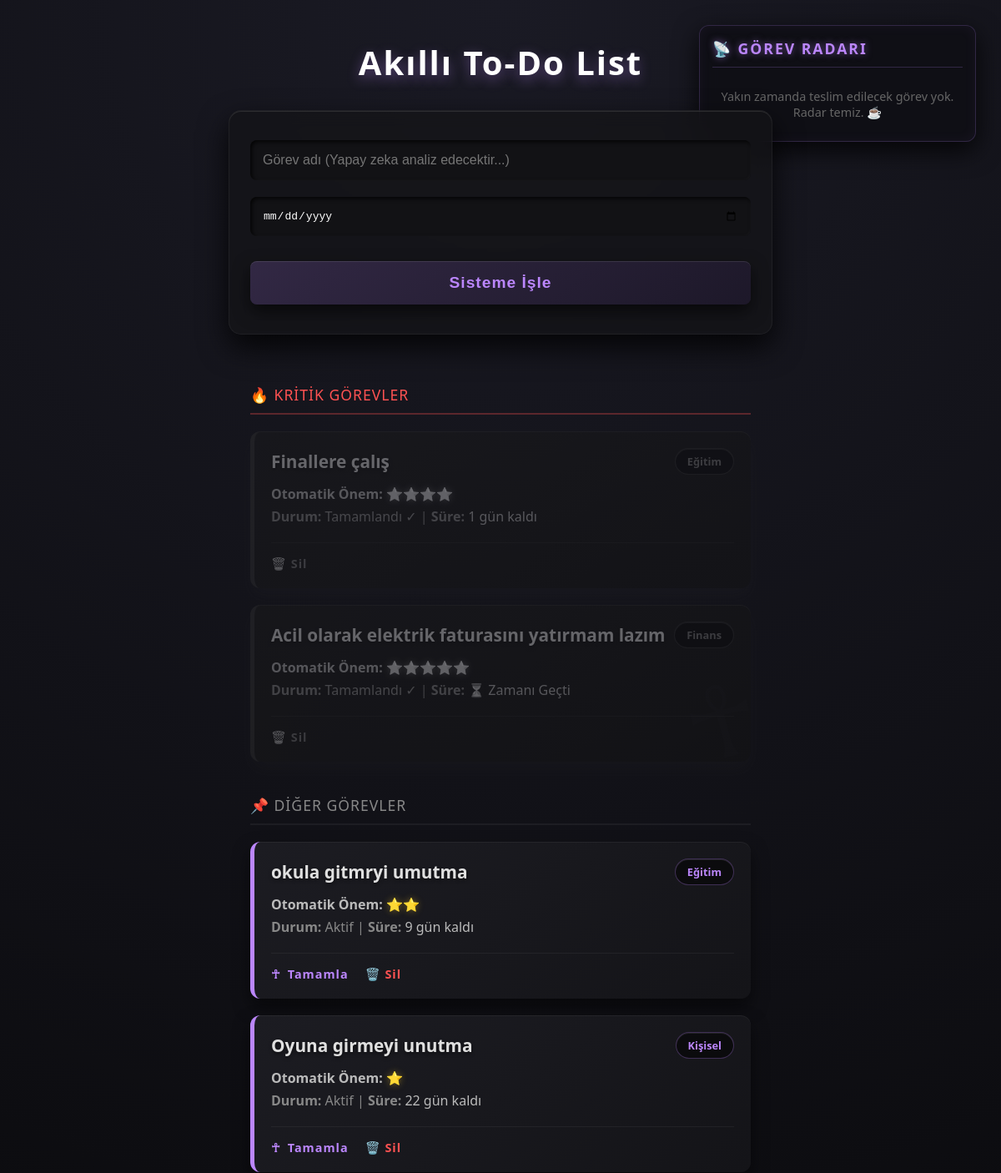
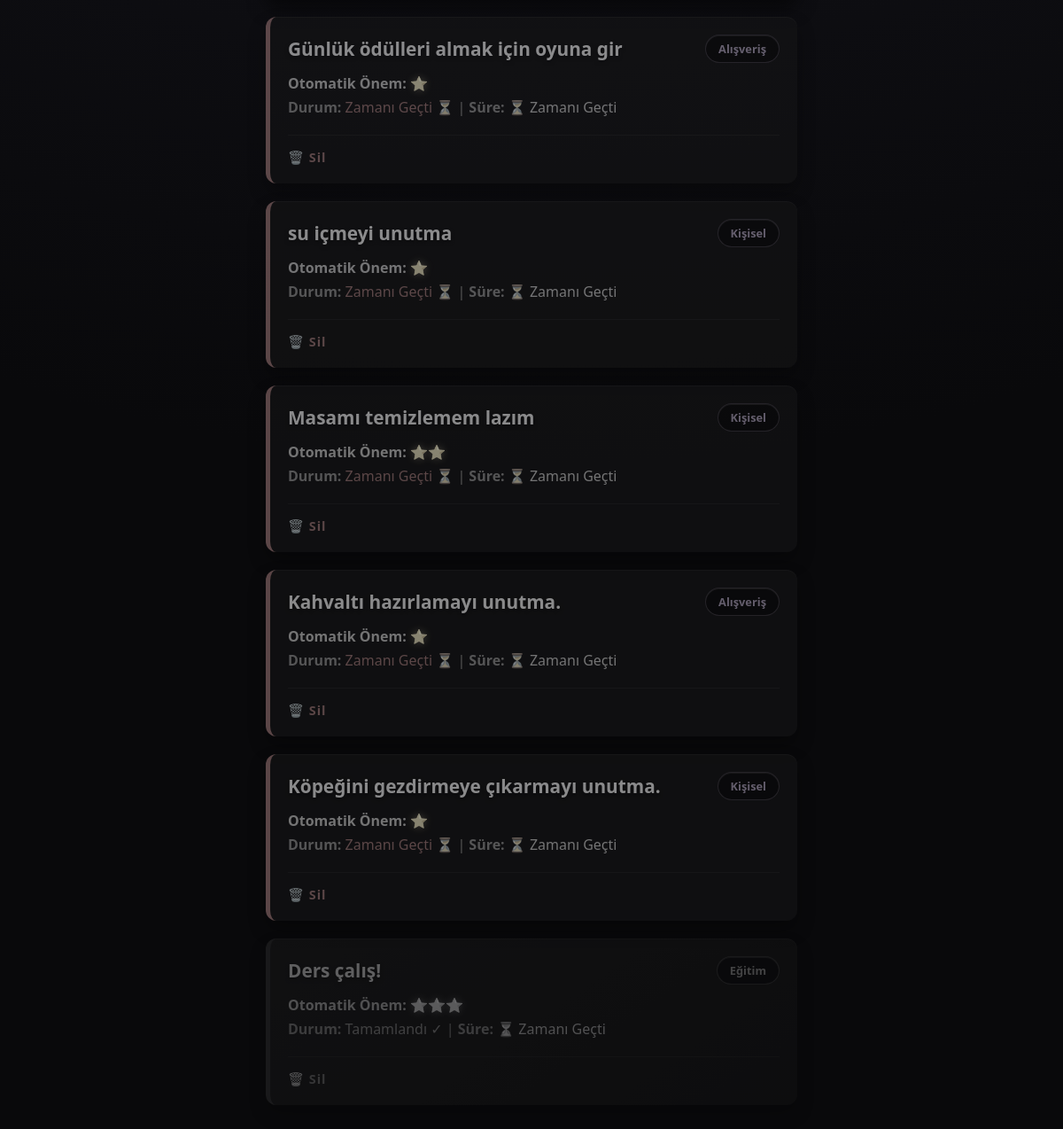
The page / on the database its author committed (2 pictures, top to bottom).
### tables this page shows
CREATE TABLE tasks
                 (id TEXT PRIMARY KEY, 
                  title TEXT, 
                  deadline TEXT, 
                  importance INTEGER, 
                  category TEXT,
                  completed BOOLEAN);

### app.py (the view)
@app.route("/")
def index():
    conn = sqlite3.connect('tasks.db')
    conn.row_factory = sqlite3.Row
    c = conn.cursor()
    c.execute("SELECT * FROM tasks")
    raw_tasks = c.fetchall()
    conn.close()
    tasks = []
    today = datetime.today().date()
    for row in raw_tasks:
        task = dict(row)
        try:
            deadline = datetime.strptime(task["deadline"], "%Y-%m-%d").date()
        except ValueError:
            deadline = datetime.strptime(task["deadline"], "%d.%m.%Y").date()
        days_left = (deadline - today).days
        if days_left < 0:
            task["days_display"] = "⏳ Zamanı Geçti"
            task["is_overdue"] = True
            task["priority"] = -100 # En alta düşmesi için negatif puan
        elif days_left == 0:
            task["days_display"] = "🚨 Bugün Doluyor!"
            task["is_overdue"] = False
            task["priority"] = task["importance"] * 2 # Bugüne özel aciliyet artışı
        else:
            task["days_display"] = f"{days_left} gün kaldı"
            task["is_overdue"] = False
            task["priority"] = round(task["importance"] / (days_left + 1), 2)
        task["days_left"] = days_left
        tasks.append(task)
    tasks.sort(key=lambda x: x["priority"], reverse=True)
    return render_template("index.html", tasks=tasks)

### templates/index.html (shortened to what this page needs)
<!DOCTYPE html>
<html lang="tr">
<head>
</head>
<body>
    <div class="radar-panel">
        <div class="radar-header">📡 GÖREV RADARI</div>
        {% set urgent_tasks = [] %}
        {% if urgent_tasks|length == 0 %}
            <div style="color: #666; text-align: center; font-size: 0.9em; padding: 10px 0;">
                Yakın zamanda teslim edilecek görev yok. Radar temiz. ☕
            </div>
        {% endif %}
    </div>
    <h1>Akıllı To-Do List</h1>
    <div class="form-container">
        <form action="/add" method="post">
            <input type="text" name="title" placeholder="Görev adı (Yapay zeka analiz edecektir...)" required>
            <input type="date" name="deadline" required>
            <button type="submit">Sisteme İşle</button>
        </form>
    </div>
    <div class="section-title critical">
        🔥 KRİTİK GÖREVLER
    </div>
    <div class="task-list">
        {% for task in tasks %}
            {% if task.importance >= 4 %}
                <div class="task-card high-priority {% if task.completed %}completed{% elif task.is_overdue %}overdue{% endif %}">
                    {% if task.importance == 5 %}
                        <div class="ankh-watermark">☥</div>
                    {% endif %}
                    <div class="task-content">
                        <div class="task-header">
                            <h3>{{ task.title }}</h3>
                            <span class="category-badge">{{ task.category }}</span>
                        </div>
                        <p style="margin: 5px 0; color: #bbb;">
                            <strong>Otomatik Önem:</strong>
                            <span class="importance-stars">{% for i in range(task.importance) %}⭐{% endfor %}</span>
                        </p>
                        <p style="margin: 5px 0; color: #888;">
                            <strong>Durum:</strong>
                            {% if task.completed %}
                                <span style="color: #4CAF50;">Tamamlandı ✓</span>
                            {% elif task.is_overdue %}
                                <span style="color: #ff5252;">Zamanı Geçti ⏳</span>
                            {% else %}
                                Aktif
                            {% endif %}
                            | <strong>Süre:</strong> <span style="color: #bbb;">{{ task.days_display }}</span>
                        </p>
                        <div class="action-links">
                            <a href="/delete/{{ task.id }}" class="delete">🗑️ Sil</a>
                        </div>
                    </div>
                </div>
            {% endif %}
        {% endfor %}
    </div>
    <div class="section-title">
        📌 DİĞER GÖREVLER
    </div>
    <div class="task-list">
        {% for task in tasks %}
            {% if task.importance < 4 %}
                <div class="task-card {% if task.completed %}completed{% elif task.is_overdue %}overdue{% endif %}">
                    <div class="task-content">
                        <div class="task-header">
                            <h3>{{ task.title }}</h3>
                            <span class="category-badge">{{ task.category }}</span>
                        </div>
                        <p style="margin: 5px 0; color: #bbb;">
                            <strong>Otomatik Önem:</strong>
                            <span class="importance-stars">{% for i in range(task.importance) %}⭐{% endfor %}</span>
                        </p>
                        <p style="margin: 5px 0; color: #888;">
                            <strong>Durum:</strong>
                            {% if task.completed %}
                                <span style="color: #4CAF50;">Tamamlandı ✓</span>
                            {% elif task.is_overdue %}
                                <span style="color: #ff5252;">Zamanı Geçti ⏳</span>
                            {% else %}
                                Aktif
                            {% endif %}
                            | <strong>Süre:</strong> <span style="color: #bbb;">{{ task.days_display }}</span>
                        </p>
                        <div class="action-links">
                            {% if not task.completed and not task.is_overdue %}
                                <a href="/complete/{{ task.id }}"><span>☥</span> Tamamla</a>
                            {% endif %}
                            <a href="/delete/{{ task.id }}" class="delete">🗑️ Sil</a>
                        </div>
                    </div>
                </div>
            {% endif %}
        {% endfor %}
    </div>
</body>
</html>

### templates/index.html (style rules this page uses)
body { background-color: #09090b; background-image: radial-gradient(circle at 50% 0%, #1a1a24 0%, #09090b 70%); color: #e0e0e0; font-family: 'Segoe UI', Tahoma, Geneva, Verdana, sans-serif; margin: 0; padding: 20px; display: flex; flex-direction: column; align-items: center; min-height: 100vh; position: relative; }
h1 { color: #ffffff; text-shadow: 0 5px 15px rgba(187, 134, 252, 0.4); letter-spacing: 2px; font-size: 2.5em; margin-bottom: 30px; }
.form-container { background: rgba(20, 20, 24, 0.7); backdrop-filter: blur(10px); padding: 25px; border-radius: 15px; border: 1px solid rgba(255, 255, 255, 0.05); box-shadow: 0 15px 35px rgba(0,0,0,0.8), inset 0 1px 0 rgba(255,255,255,0.1); margin-bottom: 40px; width: 100%; max-width: 600px; }
input, button { width: 100%; padding: 15px; margin: 10px 0; border: none; border-radius: 8px; box-sizing: border-box; background-color: #121215; color: #fff; box-shadow: inset 2px 2px 5px rgba(0,0,0,0.8), inset -1px -1px 2px rgba(255,255,255,0.03); outline: none; font-size: 1em; transition: 0.3s; }
button { background: linear-gradient(145deg, #322844, #1d1829); box-shadow: 0 8px 20px rgba(0,0,0,0.6), inset 0 1px 0 rgba(255,255,255,0.1); color: #bb86fc; cursor: pointer; font-size: 1.2em; font-weight: bold; letter-spacing: 1px; margin-top: 20px; }
.radar-panel { background: rgba(15, 15, 20, 0.85); backdrop-filter: blur(15px); border: 1px solid rgba(187, 134, 252, 0.2); border-radius: 12px; padding: 15px; width: 300px; box-shadow: 0 10px 30px rgba(0,0,0,0.8), inset 0 0 15px rgba(187, 134, 252, 0.05); }
@media (min-width: 1050px) { .radar-panel { position: fixed; top: 30px; right: 30px; } }
.radar-header { color: #bb86fc; font-size: 1.1em; font-weight: bold; letter-spacing: 2px; border-bottom: 1px solid rgba(187, 134, 252, 0.2); padding-bottom: 10px; margin-bottom: 15px; display: flex; align-items: center; gap: 8px; text-shadow: 0 0 8px rgba(187, 134, 252, 0.5); }
.section-title { width: 100%; max-width: 600px; border-bottom: 2px solid rgba(255,255,255,0.05); padding-bottom: 10px; margin-top: 20px; margin-bottom: 20px; color: #888; font-size: 1.1em; letter-spacing: 1px; display: flex; align-items: center; gap: 10px; }
.section-title.critical { color: #ff5252; border-bottom-color: rgba(255, 82, 82, 0.3); }
.task-list { width: 100%; max-width: 600px; }
.task-card { background: linear-gradient(145deg, #1c1c22, #141418); padding: 20px; border-radius: 12px; margin-bottom: 20px; box-shadow: 0 10px 20px rgba(0,0,0,0.5), inset 0 1px 0 rgba(255,255,255,0.05); border-left: 5px solid #bb86fc; position: relative; overflow: hidden; transition: all 0.3s cubic-bezier(0.25, 0.8, 0.25, 1); }
.task-card.high-priority { border-left-color: #ff5252; box-shadow: 0 10px 20px rgba(255, 82, 82, 0.1), inset 0 1px 0 rgba(255, 82, 82, 0.2); }
.task-card.overdue { border-left-color: #ff5252; opacity: 0.6; filter: grayscale(80%); background: #141418; }
.task-card.completed { border-left-color: #333; opacity: 0.4; filter: grayscale(100%); }
.ankh-watermark { position: absolute; right: -10px; bottom: -30px; font-size: 120px; color: rgba(255, 82, 82, 0.03); z-index: 0; pointer-events: none; transform: rotate(-15deg); }
.task-content { position: relative; z-index: 1; }
.task-header { display: flex; justify-content: space-between; align-items: center; margin-bottom: 12px; }
.task-header h3 { margin: 0; font-size: 1.3em; text-shadow: 0 2px 4px rgba(0,0,0,0.5); }
.category-badge { background: rgba(0,0,0,0.5); color: #bb86fc; padding: 6px 14px; border-radius: 20px; font-size: 0.8em; font-weight: bold; box-shadow: inset 0 1px 0 rgba(255,255,255,0.1); border: 1px solid rgba(187, 134, 252, 0.3); }
.high-priority .category-badge { color: #ff5252; border-color: rgba(255, 82, 82, 0.3); }
.action-links { margin-top: 20px; display: flex; gap: 20px; border-top: 1px solid rgba(255,255,255,0.05); padding-top: 15px; }
.action-links a { color: #bb86fc; text-decoration: none; font-weight: bold; display: flex; align-items: center; gap: 8px; transition: 0.2s; font-size: 0.9em; letter-spacing: 1px; }
.action-links a.delete { color: #ff5252; }
.importance-stars { color: #ffca28; text-shadow: 0 0 8px rgba(255, 202, 40, 0.4); }

### rows shown on the page
tasks: title "Finallere çalış", category "Eğitim", importance 4 (drawn), completed "Tamamlandı ✓", days_display "1 gün kaldı"
tasks: title "Acil olarak elektrik faturasını yatırmam lazım", category "Finans", importance 5 (drawn), completed "Tamamlandı ✓", days_display "⏳ Zamanı Geçti"
tasks: title "okula gitmryi umutma", category "Eğitim", importance 2 (drawn), completed "Aktif", days_display "9 gün kaldı"
tasks: title "Oyuna girmeyi unutma", category "Kişisel", importance 1 (drawn), completed "Aktif", days_display "22 gün kaldı"
tasks: title "Günlük ödülleri almak için oyuna gir", category "Alışveriş", importance 1 (drawn), completed "Zamanı Geçti ⏳", days_display "⏳ Zamanı Geçti"
tasks: title "su içmeyi unutma", category "Kişisel", importance 1 (drawn), completed "Zamanı Geçti ⏳", days_display "⏳ Zamanı Geçti"
tasks: title "Masamı temizlemem lazım", category "Kişisel", importance 2 (drawn), completed "Zamanı Geçti ⏳", days_display "⏳ Zamanı Geçti"
tasks: title "Kahvaltı hazırlamayı unutma.", category "Alışveriş", importance 1 (drawn), completed "Zamanı Geçti ⏳", days_display "⏳ Zamanı Geçti"
tasks: title "Köpeğini gezdirmeye çıkarmayı unutma.", category "Kişisel", importance 1 (drawn), completed "Zamanı Geçti ⏳", days_display "⏳ Zamanı Geçti"
tasks: title "Ders çalış!", category "Eğitim", importance 3 (drawn), completed "Tamamlandı ✓", days_display "⏳ Zamanı Geçti"
